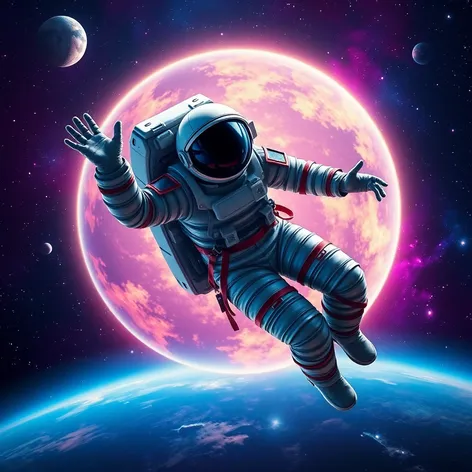
//> input picture Sai_Prasad/cpp_assignments/ImageProcessing/input.jpg, 472 x 472 px
$ ./main   (built with g++ and OpenCV 4)
//> lines starting //> are read from the running program, lines starting //| are printed output that depends on the picture
#include <iostream>
#include <opencv2/opencv.hpp>

using namespace std;
using namespace cv;

class ImageProcessing{
    public:
        void convertToGrayscale(const Mat& inputImage, Mat& grayImage) {

            int width = inputImage.cols;
            int height = inputImage.rows;
            int channels = inputImage.channels();

            grayImage = Mat(height, width, CV_8UC1);

            uchar* inputPtr = inputImage.data;
            uchar* outputPtr = grayImage.data;

            for (int i=0; i<height; i++) {
                for (int j=0; j<width; j++) {
                    int index = (i * width + j) * channels;

                    uchar blue = inputPtr[index];
                    uchar green = inputPtr[index + 1];
                    uchar red = inputPtr[index + 2];

                    outputPtr[i * width + j] = static_cast<uchar>(0.299 * red + 0.587 * green + 0.114 * blue);
                }
            }
        }

        void adjustBrightness(const Mat& inputImage, Mat& brightImage, int brightnessValue){

            int width = inputImage.cols;
            int height = inputImage.rows;
            int channels = inputImage.channels();

            brightImage = Mat(height, width, inputImage.type());

            uchar* inputPtr = inputImage.data;
            uchar* outputPtr = brightImage.data;

           for (int i=0; i<height; i++) {
                for (int j=0; j<width; j++) {
                    int index = (i * width + j) * channels;

                    for(int c=0;c<channels;c++){
                        int val = inputPtr[index + c] + brightnessValue;
                        outputPtr[index + c] = static_cast<uchar>((val > 255) ? 255 : (val < 0 ? 0 : val));
                    }
                }
           }
        }

        void resizeImage(const Mat& inputImage, Mat& resizedImage, int newWidth, int newHeight) {

            int originalWidth = inputImage.cols;
            int originalHeight = inputImage.rows;
            int channels = inputImage.channels();

            resizedImage = Mat(newHeight, newWidth, inputImage.type());

            float x_ratio = static_cast<float>(originalWidth) / newWidth;
            float y_ratio = static_cast<float>(originalHeight) / newHeight;

            uchar* inputPtr = inputImage.data;
            uchar* outputPtr = resizedImage.data;

            for (int i=0; i<newHeight; i++) {
                for (int j=0; j < newWidth; j++) {
                    int originalx = static_cast<int>(j * x_ratio);
                    int originaly = static_cast<int>(i * y_ratio);

                    int originalIndex = (originaly * originalWidth + originalx) * channels;
                    int newIndex = (i * newWidth + j) * channels;

                    for (int c= 0; c < channels; c++) {
                        outputPtr[newIndex + c] = inputPtr[originalIndex + c];
                    }
                }
            }
        }

        void flipHorizontal(const Mat& inputImage, Mat& flippedImage) {
            int width = inputImage.cols;
            int height = inputImage.rows;
            int channels = inputImage.channels();

            flippedImage = Mat(height, width, inputImage.type());

            uchar* inputPtr = inputImage.data;
            uchar* outputPtr = flippedImage.data;

            for (int i = 0; i < height; i++) {
                for (int j = 0; j < width; j++) {
                    int inputIndex = (i * width + j) * channels;
                    int outputIndex = (i * width + (width - j - 1)) * channels;

                    for (int k = 0; k < channels; k++) {
                        outputPtr[outputIndex + k] = inputPtr[inputIndex + k];
                    }
                }
            }
        }

        void applyBlur(const Mat& inputImage, Mat& blurredImage, int kernelSize) {
            int width = inputImage.cols;
            int height = inputImage.rows;
            int channels = inputImage.channels();

            blurredImage = Mat::zeros(height, width, inputImage.type());

            uchar* inputPtr = inputImage.data;
            uchar* outputPtr = blurredImage.data;

            int radius = kernelSize / 2;

            for (int i=0; i<height; i++) {
                for (int j=0; j<width; j++) {
                    for (int k=0; k<channels; k++) {
                        int sum = 0;
                        int count = 0;

                        for (int m=-radius; m<=radius; m++) {
                            for (int n=-radius; n<=radius; n++) {
                                int neighbor_i = i + m;
                                int neighbor_j = j + n;

                                if (neighbor_i>=0 && neighbor_i<height && neighbor_j>=0 && neighbor_j<width) {
                                    int index = (neighbor_i * width + neighbor_j) * channels + k;
                                    sum += inputPtr[index];
                                    count++;
                                }
                            }
                        }

                        int outputIndex = (i * width + j) * channels + k;
                        outputPtr[outputIndex] = static_cast<uchar>(sum / count);
                    }
                }
            }
        }
};

int main(){

    string inputFilename = "D:/ImageProcessing/input.jpg";
    Mat inputImage = imread(inputFilename, IMREAD_COLOR);
//> inputImage is the input picture: 472 rows x 472 cols, CV_8UC3; mean B, G, R 118.8, 79.5, 82.1

    if (inputImage.empty()) {
        cerr << "Error: Could not open or find the image!" << endl;
        return -1;
    }

    cout << "Successfully read the image: " << inputFilename << endl;

    int brightnessValue;
    int resizeWidth, resizeHeight;

    Mat grayImage;
    Mat brightImage;
    Mat resizedImage;
    Mat FlippedImage;
    Mat BlurredImage;

    ImageProcessing obj;

    obj.convertToGrayscale(inputImage, grayImage);
//> after the loop in convertToGrayscale, `for (int i=0; i<height; i++)`:
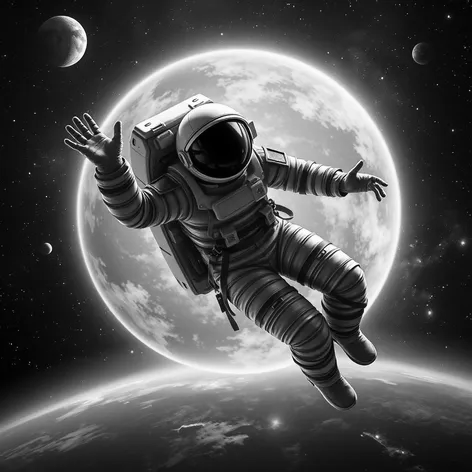
//> grayImage: 472 rows x 472 cols, CV_8UC1; min 0, max 255, mean 84.2
    string outputGrayFilename = "D:/ImageProcessing/output_gray.jpg";
    imwrite(outputGrayFilename, grayImage);

    cout << "Enter the value for adjusting brightness (Enter negative value for decreasing, else just enter value for increasing): ";
    cin >> brightnessValue;
//> the answer given: 30

    obj.adjustBrightness(inputImage, brightImage, brightnessValue);
//> after the loop in adjustBrightness, `for (int i=0; i<height; i++)`:
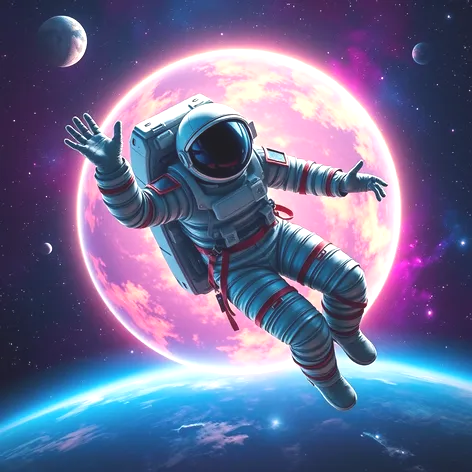
//> brightImage: 472 rows x 472 cols, CV_8UC3; mean B, G, R 147.8, 109, 109.3
    string outputBrightFilename = "D:/ImageProcessing/output_bright.jpg";
    imwrite(outputBrightFilename, brightImage);

    cout << "Enter the new width and height for resizing the image: ";
    cin >> resizeWidth >> resizeHeight;
//> the answer given: 100 100

    obj.resizeImage(inputImage, resizedImage, resizeWidth, resizeHeight);
//> after the loop in resizeImage, `for (int i=0; i<newHeight; i++)`:
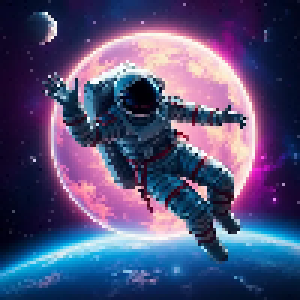
//> resizedImage: 100 rows x 100 cols, CV_8UC3 (shown 3 times larger); mean B, G, R 118.8, 79.5, 82.3
    string outputResizedFilename = "D:/ImageProcessing/output_resized.jpg";
    imwrite(outputResizedFilename, resizedImage);

    obj.flipHorizontal(inputImage, FlippedImage);
//> after the loop in flipHorizontal, `for (int i = 0; i < height; i++)`:
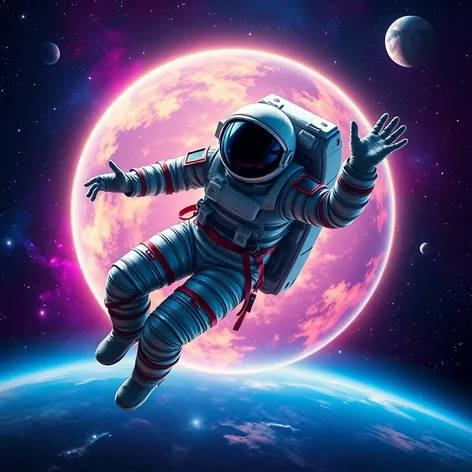
//> flippedImage: 472 rows x 472 cols, CV_8UC3; mean B, G, R 118.8, 79.5, 82.1
    string outputFlippedFilename = "D:/ImageProcessing/output_flipped.jpg";
    imwrite(outputFlippedFilename, FlippedImage);

    obj.applyBlur(inputImage, BlurredImage, 7);
//> after the loop in applyBlur, `for (int i=0; i<height; i++)`:
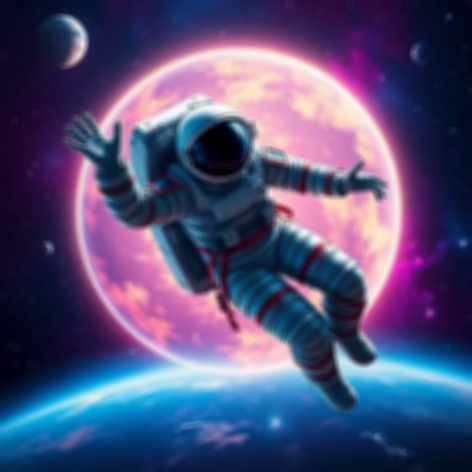
//> blurredImage: 472 rows x 472 cols, CV_8UC3; mean B, G, R 118.3, 79, 81.6
    string outputBlurredFilename = "D:/ImageProcessing/output_blurred.jpg";
    imwrite(outputBlurredFilename, BlurredImage);

    cout << "Grayscale image saved as: " << outputGrayFilename << endl;
    cout << "Brightness processed image saved as: " << outputBrightFilename << endl;
    cout << "Resized image saved as: " << outputResizedFilename << endl;
    cout << "Flipped image saved as: " << outputFlippedFilename << endl;
    cout << "Blurred image saved as: " << outputBlurredFilename << endl;

    return 0;


}
